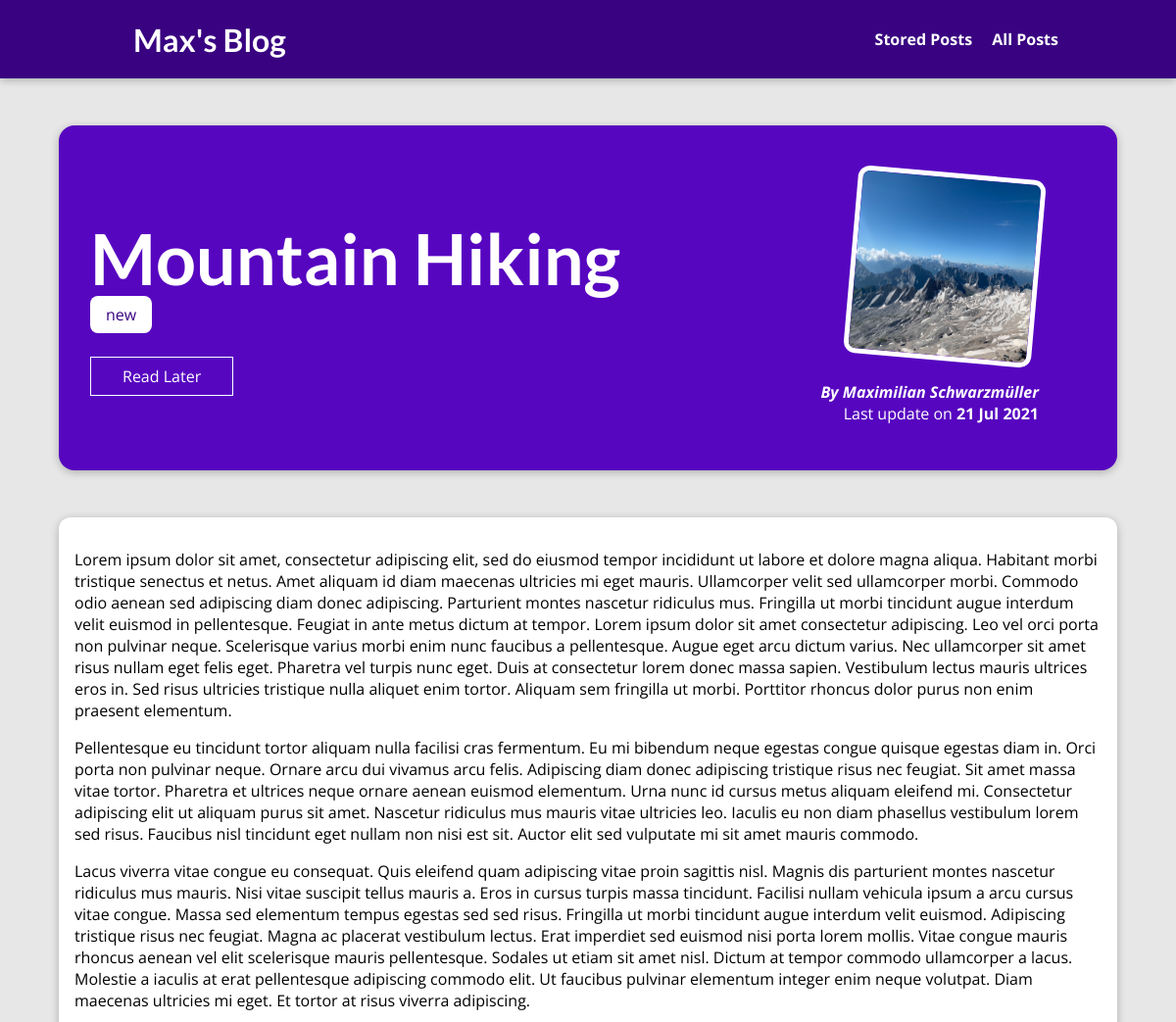
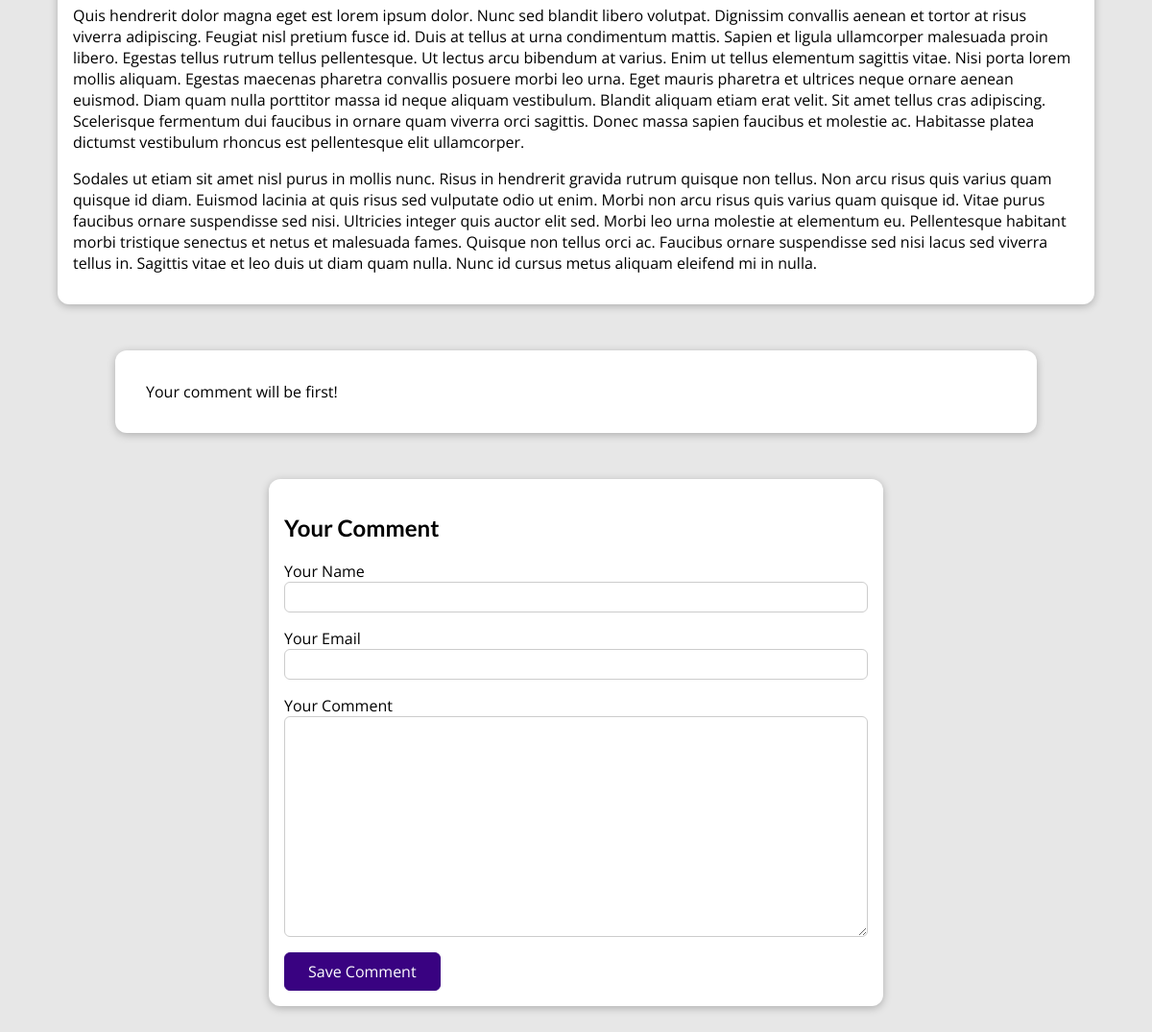
The app's page /posts/mountain-hiking with its own data (2 pictures, top to bottom).
### blog/models.py (models this page shows, shortened)
class Post(models.Model):
    title = models.CharField(max_length=150)
    excerpt = models.TextField(default='')
    image = models.ImageField(upload_to='posts', null=True)
    date = models.DateField(default=timezone.now())
    slug = models.SlugField(default='', blank=True, null=False, unique=True)
    content = models.TextField(default='')
    author = models.ForeignKey(
        Author, on_delete=models.SET_NULL, null=True, related_name='posts')
    tags = models.ManyToManyField(Tag)

class Tag(models.Model):
    caption = models.CharField(max_length=40, default='')

class Author(models.Model):
    first_name = models.CharField(max_length=100)
    last_name = models.CharField(max_length=100)
    email_address = models.EmailField(max_length=120)
    def __str__(self):
        return f'{self.first_name} {self.last_name}'

### blog/views.py (the view, shortened to what this page needs)
# urls.py: path('posts/<slug:slug>', views.SinglePostView.as_view(),
class SinglePostView(View):
    def saved_for_later(self, request, post_id):
        stored_posts = request.session.get('stored_posts')
        if stored_posts is not None:
            is_saved_for_later = post_id in stored_posts
        else:
            is_saved_for_later = False
        return is_saved_for_later
    def get(self, request, slug):
        post = Post.objects.get(slug=slug)
        context = {
            'post': post,
            'tags': post.tags.all(),
            'comment_form': CommentForm(),
            'comments': post.comments.all().order_by('-id'),
            'saved_for_later': self.saved_for_later(request, post.id)
        }
        return render(request, 'blog/post-detail.html', context)

### blog/forms.py
class CommentForm(forms.ModelForm):
    class Meta:
        model = Comment
        exclude = ['post']
        labels = {
            'user_name': 'Your Name',
            'user_email': 'Your Email',
            'entered_text': 'Your Comment'
        }

### blog/templates/blog/post-detail.html (shortened to what this page needs)
{% extends 'base.html' %}
{% load static %}
{% block css_files %}
    <link rel='stylesheet' href="{% static 'blog/post-detail.css' %}" />
{% endblock css_files %}
{% block content %}
    <section id='summary'>
        <h2>{{ post.title }}</h2>
        <div>
            {% for tag in tags %}
                <span class='tag'>{{tag.caption}}</span>
            {% endfor %}
        </div>
        <div id='read-later'>
            <form action="{% url 'read-later' %}" method='POST'>
                <button>
                    {% if saved_for_later %}
                        Remove from "Read Later" List
                    {% else %}
                        Read Later
                    {% endif %}
                </button>
            </form>
        </div>
        <article>
            <img src="{{ post.image.url }}" alt="{{ post.title }}">
            <address>By <a href="mailto:{{post.author.email_address}}">{{ post.author|title }}</a></address>
            <div>
                Last update on <time>{{ post.date|date:"d M Y" }}</time>
            </div>
        </article>
    </section>
    <main>
        {{ post.content|linebreaks }}
    </main>
    <section id="comments">
        {% if not comments %}
            <p>Your comment will be first!</p>
        {% endif %}
    </section>
    <section id="comment-form">
        <h2>Your Comment</h2>
        <form action="{% url 'post-detail-page' post.slug %}" method="POST">
            {% for form_fields in comment_form %}
                <div class="form-control">
                    {{form_fields.label}}
                    {{form_fields}}
                </div>
            {% endfor %}
            <button type="submit">Save Comment</button>
        </form>
    </section>
{% endblock content %}

### static/app.css (style rules this page uses)
* { box-sizing: border-box; }
html { font-family: 'Open Sans', 'Lato', sans-serif; }
body { margin: 0; }
h1, h2, h3 { font-family: 'Lato', sans-serif; font-weight: bold; }

### blog/static/blog/post-detail.css (style rules this page uses)
body { background-color: #e7e7e7; }
#summary { margin: 8rem auto 3rem auto; padding: 2rem; width: 90%; max-width: 90rem; border-radius: 16px; background-color: #5706c0; position: relative; box-shadow: 0 2px 8px rgba(0, 0, 0, 0.25); height: 22rem; }
#summary h2 { color: white; font-size: 4.5rem; margin-bottom: 0.25rem; }
#summary article { position: absolute; top: 2rem; right: 3rem; padding: 1rem 2rem; border-radius: 12px; text-align: right; color: white; }
#summary article img { width: 12rem; height: 12rem; border-radius: 12px; transform: rotateZ(5deg); border: 5px solid white; margin-bottom: 1rem; }
#summary address { font-weight: bold; }
#summary a { color: white; text-decoration: none; }
#summary time { font-weight: bold; }
#read-later { margin: 2rem 0; }
#read-later button { background-color: transparent; border: 1px solid white; padding: 0.5rem 2rem; font: inherit; color: white; cursor: pointer; }
main { width: 90%; max-width: 90rem; margin: 3rem auto; background-color: white; padding: 1rem; border-radius: 12px; box-shadow: 0 2px 8px rgba(0, 0, 0, 0.25); }
.tag { background-color: white; color: #390281; padding: 0.5rem 1rem; border-radius: 8px; }
#comment-form { margin: 3rem auto; width: 90%; max-width: 40rem; border-radius: 12px; background-color: white; box-shadow: 0 2px 8px rgba(0, 0, 0, 0.25); padding: 1rem; }
#comment-form button { font: inherit; background-color: #390281; color: white; border: 1px solid #390281; padding: 0.5rem 1.5rem; border-radius: 6px; cursor: pointer; }
.form-control { margin-bottom: 1rem; }
.form-control input, .form-control textarea { display: block; width: 100%; font: inherit; padding: 0.25rem; border-radius: 6px; border: 1px solid #ccc; }
#comments { margin: 3rem auto; width: 90%; max-width: 60rem; border-radius: 12px; background-color: white; box-shadow: 0 2px 8px rgba(0, 0, 0, 0.25); padding: 1rem 2rem; }

### records on screen
Post: title "Mountain Hiking", image (picture), author "Maximilian Schwarzmüller", date "21 Jul 2021", content "Lorem ipsum dolor sit amet, consectetur adipiscing elit, sed do eiusmod tempor incididunt ut labore et dolore magna aliqua. Habitant morbi tristique senectus et netus. Amet aliquam id diam maecenas ultricies mi eget mauris. Ullamcorper velit sed ullamcorper morbi. Commodo odio aenean sed adipiscing diam donec adipiscing. Parturient montes nascetur ridiculus mus. Fringilla ut morbi tincidunt augue interdum velit euismod in pellentesque. Feugiat in ante metus dictum at tempor. Lorem ipsum dolor sit amet consectetur adipiscing. Leo vel orci porta non pulvinar neque. Scelerisque varius morbi enim nunc faucibus a pellentesque. Augue eget arcu dictum varius. Nec ullamcorper sit amet risus nullam…"
Tag: caption "new"
